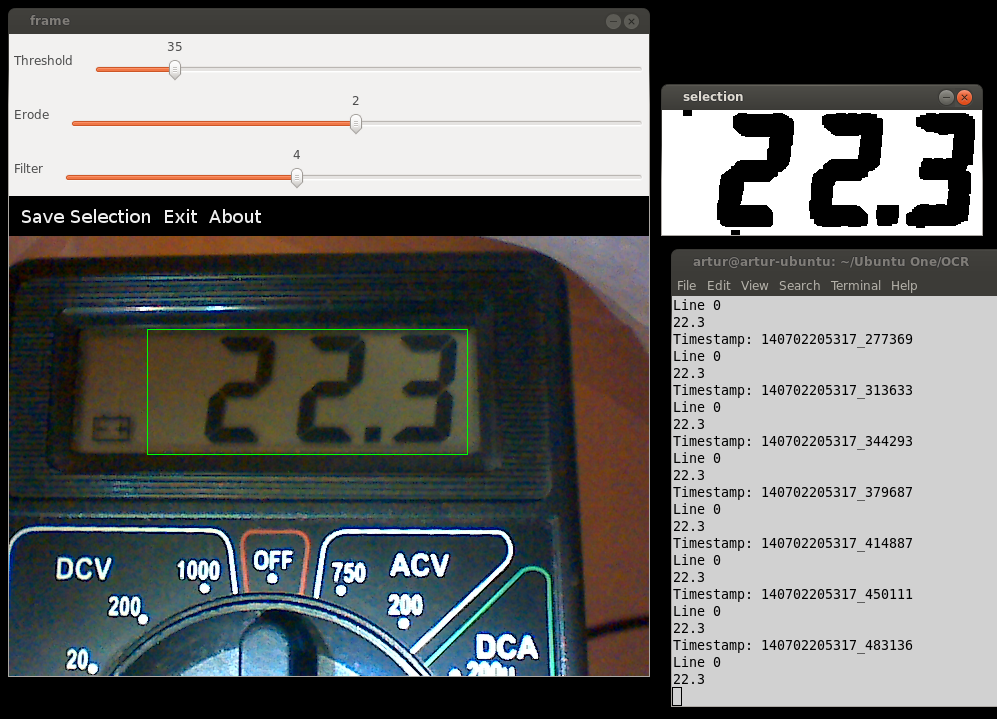
#> input picture img/example.png, 997 x 719 px
$ python -i digital_display_ocr.py   (imports and definitions only)
#> lines starting #> are read from the running program, lines starting #| are printed output that depends on the picture; after the words box and inside, x2 and y2 are one past the last pixel; in counts of white or black regions, pixels touching at a corner belong together
import numpy as np
import cv2
import imutils
from skimage import exposure
from pytesseract import image_to_string
import PIL


def take_picture(should_save=False, d_id=0):
    cam = cv2.VideoCapture(d_id)
    s, img = cam.read()
    if s:
        if should_save:
            cv2.imwrite('ocr.jpg', img)
        print("picture taken")

    return img


def cnvt_edged_image(img_arr, should_save=False):
    # ratio = img_arr.shape[0] / 300.0
    image = imutils.resize(img_arr, height=300)
    gray_image = cv2.bilateralFilter(cv2.cvtColor(image, cv2.COLOR_BGR2GRAY), 11, 17, 17)
    edged_image = cv2.Canny(gray_image, 30, 200)

    if should_save:
        cv2.imwrite('cntr_ocr.jpg')

    return edged_image


'''image passed in must be ran through the cnv_edge_image first'''


def find_display_contour(edge_img_arr):
    display_contour = None
    edge_copy = edge_img_arr.copy()
    contours, hierarchy = cv2.findContours(edge_copy, cv2.RETR_TREE, cv2.CHAIN_APPROX_SIMPLE)
    top_cntrs = sorted(contours, key=cv2.contourArea, reverse=True)[:10]

    for cntr in top_cntrs:
        peri = cv2.arcLength(cntr, True)
        approx = cv2.approxPolyDP(cntr, 0.02 * peri, True)

        if len(approx) == 4:
            display_contour = approx
            break

    return display_contour


def crop_display(image_arr):
    edge_image = cnvt_edged_image(image_arr)
    display_contour = find_display_contour(edge_image)
    cntr_pts = display_contour.reshape(4, 2)
    return cntr_pts


def normalize_contrs(img, cntr_pts):
    ratio = img.shape[0] / 300.0
    norm_pts = np.zeros((4, 2), dtype="float32")

    s = cntr_pts.sum(axis=1)
    norm_pts[0] = cntr_pts[np.argmin(s)]
    norm_pts[2] = cntr_pts[np.argmax(s)]

    d = np.diff(cntr_pts, axis=1)
    norm_pts[1] = cntr_pts[np.argmin(d)]
    norm_pts[3] = cntr_pts[np.argmax(d)]

    norm_pts *= ratio

    (top_left, top_right, bottom_right, bottom_left) = norm_pts

    width1 = np.sqrt(((bottom_right[0] - bottom_left[0]) ** 2) + ((bottom_right[1] - bottom_left[1]) ** 2))
    width2 = np.sqrt(((top_right[0] - top_left[0]) ** 2) + ((top_right[1] - top_left[1]) ** 2))
    height1 = np.sqrt(((top_right[0] - bottom_right[0]) ** 2) + ((top_right[1] - bottom_right[1]) ** 2))
    height2 = np.sqrt(((top_left[0] - bottom_left[0]) ** 2) + ((top_left[1] - bottom_left[1]) ** 2))

    max_width = max(int(width1), int(width2))
    max_height = max(int(height1), int(height2))

    dst = np.array([[0, 0], [max_width - 1, 0], [max_width - 1, max_height - 1], [0, max_height - 1]], dtype="float32")
    persp_matrix = cv2.getPerspectiveTransform(norm_pts, dst)
    return cv2.warpPerspective(img, persp_matrix, (max_width, max_height))


def process_image(orig_image_arr):
    ratio = orig_image_arr.shape[0] / 300.0

    display_image_arr = normalize_contrs(orig_image_arr, crop_display(orig_image_arr))
    # display image is now segmented.
    gry_disp_arr = cv2.cvtColor(display_image_arr, cv2.COLOR_BGR2GRAY)
    gry_disp_arr = exposure.rescale_intensity(gry_disp_arr, out_range=(0, 255))

    # thresholding
    ret, thresh = cv2.threshold(gry_disp_arr, 127, 255, cv2.THRESH_BINARY)
    return thresh


def ocr_image(orig_image_arr):
    otsu_thresh_image = PIL.Image.fromarray(process_image(orig_image_arr))
    return image_to_string(otsu_thresh_image, lang="letsgodigital",
                           config="-psm 100 -c tessedit_char_whitelist=.0123456789")

>>> import cv2
>>> picture = cv2.imread('img/example.png')
#> picture is the input picture: shape (719, 997, 3); mean B, G, R 110.6, 112, 110.6
>>> result = process_image(picture)
#> in cnvt_edged_image, `image = imutils.resize(img_arr, height=300)`:
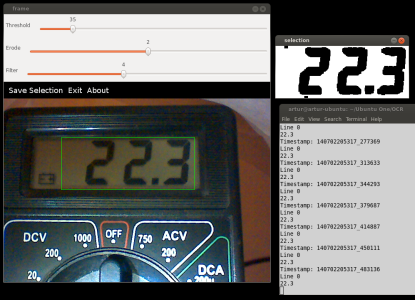
#> image: shape (300, 415, 3); mean B, G, R 110.6, 112, 110.6
#> in cnvt_edged_image, `gray_image = cv2.bilateralFilter(cv2.cvtColor(image, cv2.COLOR_BGR2GRA..`:
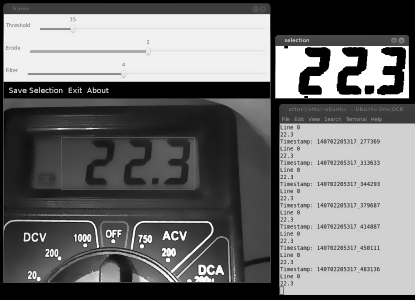
#> gray_image: shape (300, 415); min 0, max 255, mean 111.6
#> in cnvt_edged_image, `edged_image = cv2.Canny(gray_image, 30, 200)`:
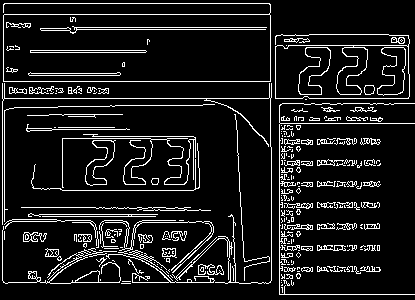
#> edged_image: shape (300, 415); 10.5% white in thin lines or dots
#> in find_display_contour, `contours, hierarchy = cv2.findContours(edge_copy, cv2.RETR_TREE, cv2.C..`: contours = 456 contours, 369 with area under 20; largest, box (x1, y1, x2, y2) and area: (3, 3, 271, 82) 17892, (3, 14, 271, 82) 17887, (275, 34, 410, 99) 7050, (275, 45, 410, 99) 6232, (298, 47, 331, 95) 835
#> in find_display_contour, `top_cntrs = sorted(contours, key=cv2.contourArea, reverse=True)[:10]`: top_cntrs = 10 contours; largest, box (x1, y1, x2, y2) and area: (3, 3, 271, 82) 17892, (3, 14, 271, 82) 17887, (275, 34, 410, 99) 7050, (275, 45, 410, 99) 6232, (298, 47, 331, 95) 835
#> the loop in find_display_contour, `for cntr in top_cntrs:` made 2 passes
#> (peri, display_contour) on pass 2: (665.7, [[3, 15], [269, 14], [270, 80], [4, 81]])
#> peri on pass 1: 1237.6
#> in crop_display, `display_contour = find_display_contour(edge_image)`: display_contour = [[3, 15], [269, 14], [270, 80], [4, 81]]
#> in normalize_contrs, `ratio = img.shape[0] / 300.0`: ratio = 2.4
#> in normalize_contrs, `s = cntr_pts.sum(axis=1)`: s = [18, 283, 350, 85]
#> in normalize_contrs, `d = np.diff(cntr_pts, axis=1)`: d = [12, -255, -190, 77]
#> in normalize_contrs, `norm_pts *= ratio`: norm_pts = [[7.19, 35.95], [644.7, 33.55], [647.1, 191.7], [9.59, 194.1]]
#> in normalize_contrs, `(top_left, top_right, bottom_right, bottom_left) = norm_pts`: top_left = [7.19, 35.95]; top_right = [644.7, 33.55]; bottom_right = [647.1, 191.7]; bottom_left = [9.59, 194.1]
#> in normalize_contrs, `width1 = np.sqrt(((bottom_right[0] - bottom_left[0]) ** 2) + ((bottom_..`: width1 = 637.5
#> in normalize_contrs, `height1 = np.sqrt(((top_right[0] - bottom_right[0]) ** 2) + ((top_righ..`: height1 = 158.2
#> in normalize_contrs, `max_width = max(int(width1), int(width2))`: max_width = 637
#> in normalize_contrs, `max_height = max(int(height1), int(height2))`: max_height = 158
#> in normalize_contrs, `dst = np.array([[0, 0], [max_width - 1, 0], [max_width - 1, max_height..`: dst = [[0, 0], [636, 0], [636, 157], [0, 157]]
#> in normalize_contrs, `persp_matrix = cv2.getPerspectiveTransform(norm_pts, dst)`: persp_matrix = [[0.998, -0.0151, -6.63], [0.00373, 0.992, -35.71], [7.11e-14, 9.46e-12, 1]]
#> in normalize_contrs, `return cv2.warpPerspective(img, persp_matrix, (max_width, max_height))`:
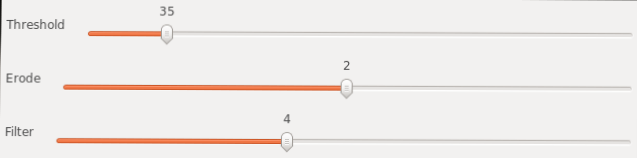
#> returned value: shape (158, 637, 3); mean of channels 0, 1, 2 232.9, 235.3, 239.6; drawn as B, G, R
#> in process_image, `gry_disp_arr = cv2.cvtColor(display_image_arr, cv2.COLOR_BGR2GRAY)`:
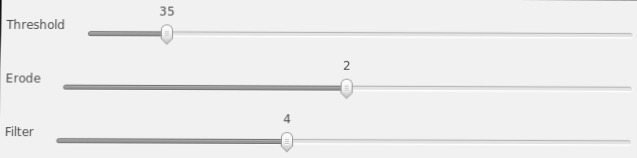
#> gry_disp_arr: shape (158, 637); min 11, max 255, mean 236.2
#> in process_image, `ret, thresh = cv2.threshold(gry_disp_arr, 127, 255, cv2.THRESH_BINARY)`:
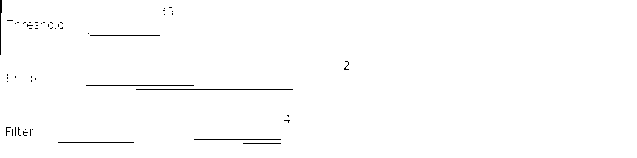
#> thresh: shape (158, 637) float64; 99.2% white; black in thin lines or dots, all inside (x1, y1, x2, y2) = (0, 0, 349, 144)
